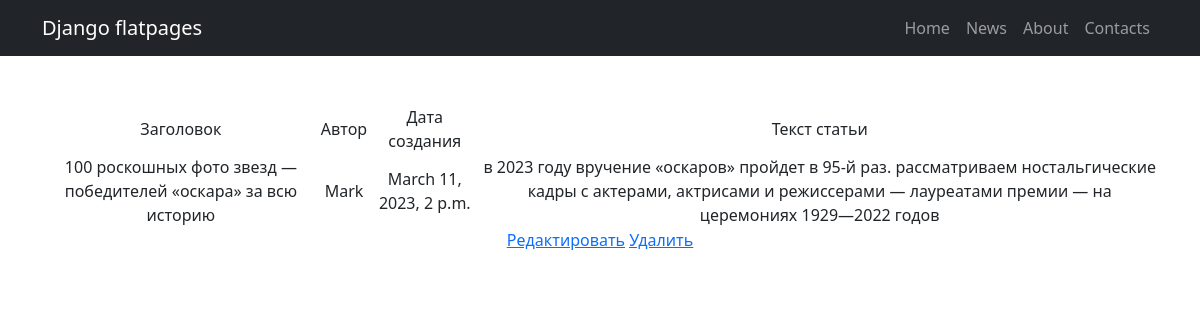
The app's page /news/9 with its own data.
### simpleapp/models.py (models this page shows, shortened)
class Post(models.Model):
    authorArticle = models.ForeignKey(Author, on_delete=models.CASCADE)
    NEWS = 'NW'
    ARTICLE = 'AR'
    CATEGORY_CHOICES = (
        (NEWS, 'Новость'),
        (ARTICLE, 'Статья'),
    )
    categoryType = models.CharField(max_length=2, choices=CATEGORY_CHOICES, default=ARTICLE)
    dateCreation = models.DateTimeField(auto_now_add=True)
    postCategory = models.ManyToManyField(Category, through='PostCategory')
    title = models.CharField(max_length=128)
    postText = models.TextField()
    rating = models.SmallIntegerField(default=0)

class Author(models.Model):
    authorUser = models.OneToOneField(User, on_delete=models.CASCADE)
    ratingAuthor = models.SmallIntegerField(default=0)
    def __str__(self):
            return self.authorUser.username

### simpleapp/views.py (the view)
# urls.py: path('<int:pk>', NewsDetail.as_view(), name='post'),
class NewsDetail(DetailView):
    template_name = 'post.html'  # указываем имя шаблона, в котором будет лежать HTML, в нём будут все инструкции о том, как именно пользователю должны вывестись наши объекты
    context_object_name = 'post'
    queryset = Post.objects.all()

### simpleapp/templatetags/custom_filters.py (called while the page is built)
@register.filter(
    name='censor')  # регистрируем наш фильтр под именем censor, чтоб django понимал, что это именно фильтр, а не простая функция
def cut(value):
    Banned_List = ["блять", "ебать", "пиздец"]
    new_sentence = ""
    for word in value.lower().split():
        if word in Banned_List:
            new_sentence += '*** '
        else:
            new_sentence += word + ' '
    return new_sentence

### templates/post.html (shortened to what this page needs)
{% extends 'flatpages/default.html' %}
{% load static %}
{% load custom_filters %}
{% block content %}
<table>
    <tr>
        <td>
            Заголовок
        </td>
        <td>
            Автор
        </td>
        <td>
            Дата создания
        </td>
        <td>
            Текст статьи
        </td>
    </tr>
    <tr>
        <td>
            {{ post.title|censor }}
        </td>
        <td>
            {{ post.authorArticle }}
        </td>
        <td>
            {{ post.dateCreation }}
        </td>
        <td>
            {{ post.postText|censor }}
        </td>
    </tr>
</table>
<a href="{% url 'edit' post.pk %}"><u>Редактировать</u></a>
<a href="{% url 'delete' post.pk %}"><u>Удалить</u></a>
{% endblock content %}

### records on screen
Post: title|censor "100 роскошных фото звезд — победителей «оскара» за всю историю", authorArticle "Mark", dateCreation "March 11, 2023, 2 p.m.", postText|censor "в 2023 году вручение «оскаров» пройдет в 95-й раз. рассматриваем ностальгические кадры с актерами, актрисами и режиссерами — лауреатами премии — на церемониях 1929—2022 годов"
